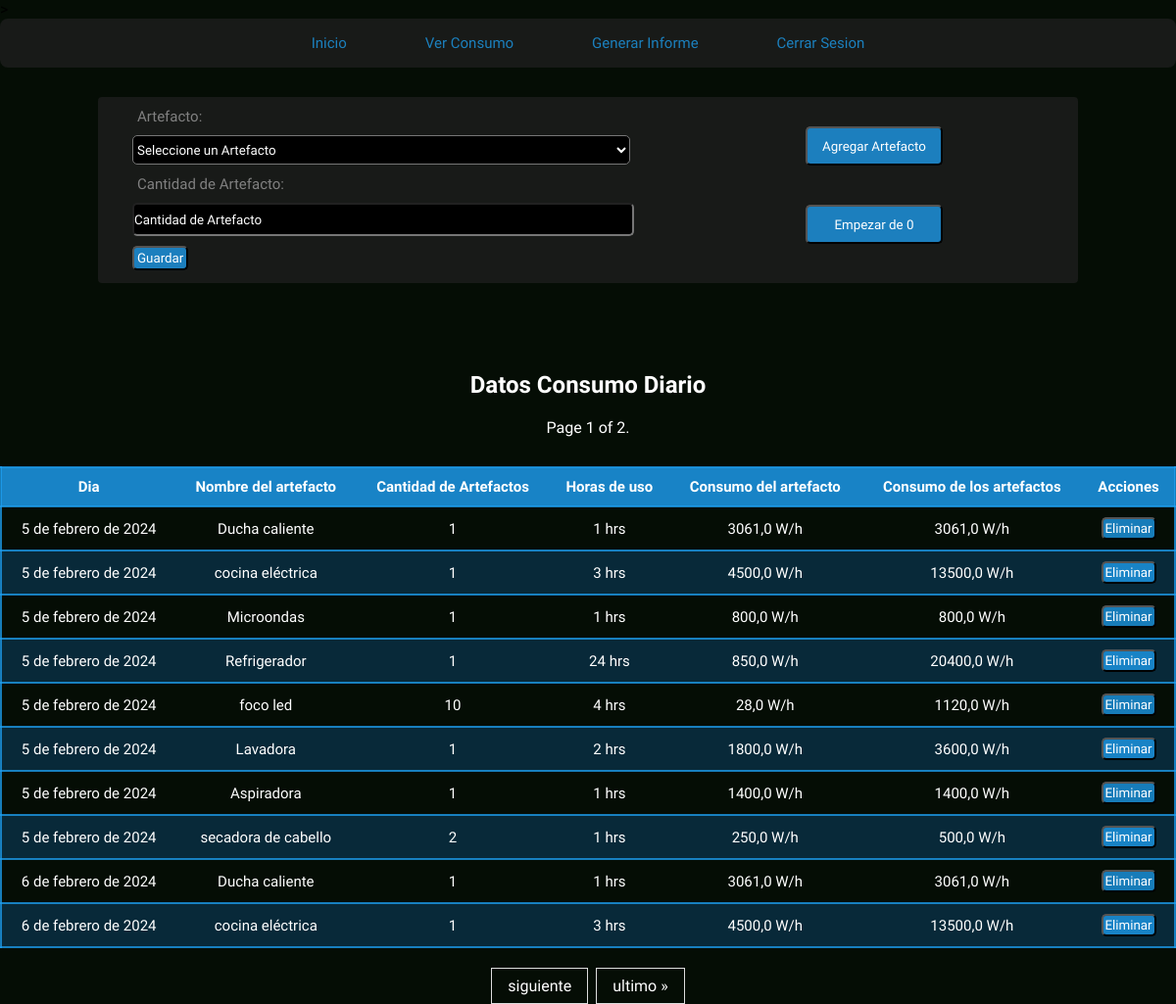
Page /paginaUsuario/inventario/ (signed in) on the committed database.
### energy/models.py (models this page shows, shortened)
class Inventario(models.Model):
    user = models.ForeignKey(User, on_delete=models.CASCADE)
    artefacto = models.ForeignKey(Artefacto, on_delete=models.SET_NULL, null=True, related_name="artefacto_list")
    dia = models.DateField(default=datetime.now)
    cantidad_artefacto = models.PositiveIntegerField()
    consumo_artefacto = models.FloatField(default=0)

class Artefacto(models.Model):
    user = models.ForeignKey(User, on_delete=models.CASCADE)
    nombre_artefacto = models.CharField(max_length=20)
    consumo_wh = models.FloatField(default=0)
    horas_de_uso = models.PositiveIntegerField(default=0)
    def __str__(self):
        return f"{self.nombre_artefacto}"

### energy/views.py (the view, shortened to what this page needs)
# urls.py: path('paginaUsuario/inventario/', inventario, name="inventario"),
def inventario(request):
    if request.user.is_anonymous:
        return redirect('home')
    if request.user.is_authenticated:
        inventario_artefacto = Inventario.objects.filter(user=request.user)
        consumo_diario_del_mes = Informe.objects.filter(user=request.user)
        if request.method == 'GET':
            form = InventarioForm(user=request.user)
            inventario_artefacto = inventario_artefacto.order_by('dia')
            paginacion_inventario = Paginator(inventario_artefacto, 10)
            numero_pagina = request.GET.get('page')
            inventario_artefacto = paginacion_inventario.get_page(numero_pagina)
            return render(request, 'energy/home/inventario.html', {
                'form': form,
                'inventario_artefacto': inventario_artefacto,
                'consumo_diario': consumo_diario_del_mes,
                'eliminar_inventario': eliminar_inventario,
            })
    else:
        return render(request, 'energy/home/inventario.html', {
            'eliminar': eliminar_artefacto_inventario,
        })

### energy/forms.py
class InventarioForm(forms.ModelForm):
    artefacto = forms.ModelChoiceField(
        widget=forms.Select(attrs={'placeholder': 'Artefacto'}),
        queryset=Artefacto.objects.all(),  # Inicialmente todos los artefacto, se actualizará en el __init__
        empty_label='Seleccione un Artefacto',
        required=True,
    )
    class Meta:
        model = Inventario
        fields = ('artefacto', 'cantidad_artefacto')
        widgets = {
            'cantidad_artefacto': forms.NumberInput(attrs={'placeholder': 'Cantidad de Artefacto'}),
        }
        labels = {
            'artefacto': 'Artefacto',
            'cantidad_artefacto': 'Cantidad de Artefacto',
        }
    def __init__(self, user, *args, **kwargs):
        super(InventarioForm, self).__init__(*args, **kwargs)
        self.fields['artefacto'].queryset = Artefacto.objects.filter(user=user)

### energy/templates/energy/home/inventario.html (shortened to what this page needs)
{% load static %}
<!DOCTYPE html>
<html lang="en">
<head>
    <link rel="stylesheet" href="{% static 'energy/css/inventario.css' %}">
</head>
<body>
    <nav class="menu">
        <a href="{% url 'paginaUsuario' %}">Inicio</a>
        <a href="{% url 'proyecciones' %}">Ver Consumo</a>
        <a href="{% url 'informe' %}">Generar Informe</a>
        <a href="{% url 'cerrarSesion' %}">Cerrar Sesion</a>
    </nav>
    <div class="contenedor">
        <div class="formulario">
            <div class="form_content">
                <form method="post" action="{% url 'inventario' %}">
                    {{ form.as_p }}
                    <button type="submit">Guardar</button>
                  </form>
            </div>
            <div class="form_buttons">
                <button type="submit" ><a href="{% url 'artefacto' %}">Agregar Artefacto</a></button>
                <button type="submit"><a href="{% url 'eliminarInventario' %}"> Empezar de 0</a></button>
            </div>
        </div>
    </div>
<section class="section">
    <h1>Datos Consumo Diario</h1>
 <span class="current">
            Page {{ inventario_artefacto.number }} of {{ inventario_artefacto.paginator.num_pages }}.
 </span>
<table>
  <tr>
      <th>Dia</th>
      <th>Nombre del artefacto</th>
      <th>Cantidad de Artefactos</th>
      <th>Horas de uso</th>
      <th>Consumo del artefacto</th>
      <th>Consumo de los artefactos</th>
      <th>Acciones</th>
  </tr>
  {% for inventario in inventario_artefacto %}
    <tr>
        <td>{{ inventario.dia }}</td>
        <td>{{ inventario.artefacto.nombre_artefacto }}</td>
        <td>{{ inventario.cantidad_artefacto }}</td>
        <td>{{ inventario.artefacto.horas_de_uso }} hrs</td>
        <td>{{ inventario.artefacto.consumo_wh }} W/h</td>
        <td>{{ inventario.consumo_artefacto }} W/h</td>
        <td>
        <form method="post" action="{% url 'eliminarArtefactoInventario' inventario.id %}">
          <button type="submit">Eliminar</button>
        </form>
        </td>
    </tr>
  {% endfor %}
</table>
<div class="pagination">
    <span class="step-links">
        {% if inventario_artefacto.has_next %}
            <a href="?page={{ inventario_artefacto.next_page_number }}">siguiente</a>
            <a href="?page={{ inventario_artefacto.paginator.num_pages }}">ultimo &raquo;</a>
        {% endif %}
    </span>
</div>
</section>
</body>
</html>

### energy/static/energy/css/inventario.css (style rules this page uses)
* { margin: 0; padding: 0; font-family: 'livvic', sans-serif; }
body { background-color: #050d05; }
nav { position: relative; width: 100%; height: 50px; background: #222222ab; border-radius: 8px; display: flex; justify-content: center; align-items: center; z-index: 2; }
nav a { position: relative; display: inline-block; font-size: 15px; font-weight: 500; color: #1da0f2c2; text-decoration: none; padding: 13px 35px; margin: 5px; z-index: 2; transition: color .5s; }
nav a::after { content: ''; background: linear-gradient(10deg, #222222ab, #1da0f2c2); width: 100%; height: 100%; border-radius: 8px; position: absolute; top: 100%; left: 50%; transform: translate(-50%, -50%); z-index: -1; opacity: 0; transition: top .5s, opacity .5s; }
h1 { color: white; text-align: center; }
.contenedor { display: flex; justify-content: center; }
.formulario { display: flex; margin-top: 30px; margin-bottom: 20px; padding: 0 20px; width: 80%; border-radius: 4px; background-color: #222222ab; }
.form_content { padding: 10px; width: 60%; height: 170px; }
.form_content input { width: 90%; height: 30px; border-radius: 5px; margin-top: 10px; margin-left: 5px; background-color: black; color: white; }
.form_content input::placeholder { color: white; }
.form_content select { width: 90%; height: 30px; border-radius: 5px; margin: 10px 0; margin-left: 5px; background-color: black; color: white; cursor: pointer; }
.form_content label { color: grey;; font-size: 15px; margin-left: 10px; }
.form_content button { margin-top: 10px; margin-left: 5px; color: white; background-color: #1da0f2c2; padding: 3px; border-radius: 5px; cursor: pointer; }
.form_buttons { width: 40%; flex-direction: column; text-align: center; }
.form_buttons button { display: inline; width: 140px; height: 40px; margin: 10px 80px; margin-top: 30px; background-color: #1da0f2c2; border-radius: 5px; }
.form_buttons button a { text-decoration: none; color: #fff; width: 600px; }
.section { margin-top: 70px; }
table { font-family: 'Livvic', Courier, monospace; width: 100%; height: 50vh; font-size: 15px; text-align: left; color: white; border-collapse: collapse; margin-top: 30px; }
table button { background-color: #1da0f2c2; padding: 2px; border-radius: 5px; color: #fff; cursor: pointer; }
th { font-weight: bolder; text-align: left; background-color: #1da0f2c2; }
tr { border: 2px solid #1da0f2c2; text-align: center; padding: 8px; }
tbody tr:nth-child(odd) { background-color: #0a324ac2; }
th { text-align: center; align-content: center; padding: 10px; }
td { text-align: center; padding: 10px; }

### energy/templates/energy/home/inventario.html (style rules this page uses)
.pagination { display: flex; justify-content: center; align-items: center; margin-top: 20px; }
.pagination a { color: #ffffff; float: left; padding: 8px 16px; text-decoration: none; transition: background-color .3s; border: 1px solid #ddd; }
.step-links { display: flex; align-items: center; justify-content: center; }
.step-links a { padding: 8px 16px; text-decoration: none; border: 1px solid #ddd; margin: 0 4px; }
.current { color: #ffffff; display: flex; justify-content: center; align-items: center; margin-top: 20px; }

### rows in the picture
Inventario: dia "5 de febrero de 2024", artefacto.nombre_artefacto "Ducha caliente", cantidad_artefacto "1", artefacto.horas_de_uso "1", artefacto.consumo_wh "3061,0", consumo_artefacto "3061,0"
Inventario: dia "5 de febrero de 2024", artefacto.nombre_artefacto "cocina eléctrica", cantidad_artefacto "1", artefacto.horas_de_uso "3", artefacto.consumo_wh "4500,0", consumo_artefacto "13500,0"
Inventario: dia "5 de febrero de 2024", artefacto.nombre_artefacto "Microondas", cantidad_artefacto "1", artefacto.horas_de_uso "1", artefacto.consumo_wh "800,0", consumo_artefacto "800,0"
Inventario: dia "5 de febrero de 2024", artefacto.nombre_artefacto "Refrigerador", cantidad_artefacto "1", artefacto.horas_de_uso "24", artefacto.consumo_wh "850,0", consumo_artefacto "20400,0"
Inventario: dia "5 de febrero de 2024", artefacto.nombre_artefacto "foco led", cantidad_artefacto "10", artefacto.horas_de_uso "4", artefacto.consumo_wh "28,0", consumo_artefacto "1120,0"
Inventario: dia "5 de febrero de 2024", artefacto.nombre_artefacto "Lavadora", cantidad_artefacto "1", artefacto.horas_de_uso "2", artefacto.consumo_wh "1800,0", consumo_artefacto "3600,0"
Inventario: dia "5 de febrero de 2024", artefacto.nombre_artefacto "Aspiradora", cantidad_artefacto "1", artefacto.horas_de_uso "1", artefacto.consumo_wh "1400,0", consumo_artefacto "1400,0"
Inventario: dia "5 de febrero de 2024", artefacto.nombre_artefacto "secadora de cabello", cantidad_artefacto "2", artefacto.horas_de_uso "1", artefacto.consumo_wh "250,0", consumo_artefacto "500,0"
Inventario: dia "6 de febrero de 2024", artefacto.nombre_artefacto "Ducha caliente", cantidad_artefacto "1", artefacto.horas_de_uso "1", artefacto.consumo_wh "3061,0", consumo_artefacto "3061,0"
Inventario: dia "6 de febrero de 2024", artefacto.nombre_artefacto "cocina eléctrica", cantidad_artefacto "1", artefacto.horas_de_uso "3", artefacto.consumo_wh "4500,0", consumo_artefacto "13500,0"

### other values in the picture
{{ inventario_artefacto.number }} "1"
{{ inventario_artefacto.paginator.num_pages }} "2"
